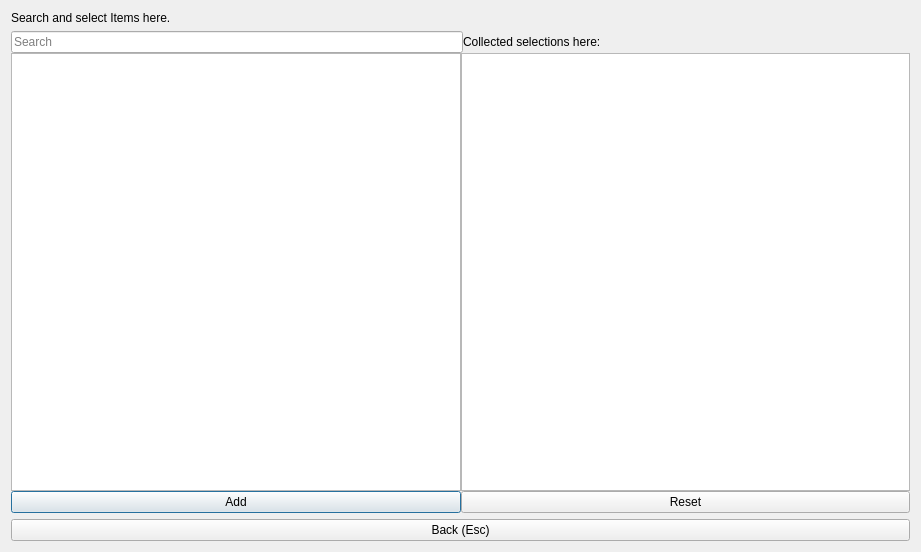
<?xml version="1.0" encoding="UTF-8"?>
<ui version="4.0">
 <class>configurator</class>
 <widget class="QDialog" name="configurator">
  <property name="geometry">
   <rect>
    <x>0</x>
    <y>0</y>
    <width>921</width>
    <height>552</height>
   </rect>
  </property>
  <property name="windowTitle">
   <string>Characteristics</string>
  </property>
  <property name="styleSheet">
   <string notr="true">QpushButton { margin: 0,0,0,25 px; }</string>
  </property>
  <layout class="QVBoxLayout" name="verticalLayout">
   <item>
    <layout class="QHBoxLayout" name="horizontalLayout">
     <item>
      <widget class="QLabel" name="label_options">
       <property name="text">
        <string>Search and select Items here.</string>
       </property>
      </widget>
     </item>
    </layout>
   </item>
   <item>
    <layout class="QHBoxLayout" name="horizontalLayout_3">
     <property name="spacing">
      <number>0</number>
     </property>
     <item>
      <layout class="QVBoxLayout" name="verticalLayout_2">
       <item>
        <layout class="QHBoxLayout" name="horizontalLayout_2">
         <item>
          <widget class="QLineEdit" name="lineEdit_search">
           <property name="sizePolicy">
            <sizepolicy hsizetype="Expanding" vsizetype="Fixed">
             <horstretch>1</horstretch>
             <verstretch>0</verstretch>
            </sizepolicy>
           </property>
           <property name="maximumSize">
            <size>
             <width>452</width>
             <height>16777215</height>
            </size>
           </property>
           <property name="baseSize">
            <size>
             <width>0</width>
             <height>0</height>
            </size>
           </property>
           <property name="placeholderText">
            <string>Search</string>
           </property>
          </widget>
         </item>
         <item>
          <widget class="QLabel" name="label_selection">
           <property name="text">
            <string>Collected selections here:</string>
           </property>
          </widget>
         </item>
         <item>
          <spacer name="horizontalSpacer">
           <property name="orientation">
            <enum>Qt::Horizontal</enum>
           </property>
           <property name="sizeHint" stdset="0">
            <size>
             <width>40</width>
             <height>20</height>
            </size>
           </property>
          </spacer>
         </item>
        </layout>
       </item>
       <item>
        <layout class="QHBoxLayout" name="horizontalLayout_4">
         <item>
          <layout class="QVBoxLayout" name="verticalLayout_4">
           <item>
            <widget class="QListWidget" name="listWidget_catagory">
             <property name="selectionMode">
              <enum>QAbstractItemView::MultiSelection</enum>
             </property>
            </widget>
           </item>
           <item>
            <widget class="QPushButton" name="pushButton_add">
             <property name="toolTip">
              <string>Add an item to the list</string>
             </property>
             <property name="text">
              <string>Add</string>
             </property>
            </widget>
           </item>
          </layout>
         </item>
         <item>
          <layout class="QVBoxLayout" name="verticalLayout_3">
           <item>
            <widget class="QListWidget" name="listWidget_options">
             <property name="sizePolicy">
              <sizepolicy hsizetype="Expanding" vsizetype="Expanding">
               <horstretch>0</horstretch>
               <verstretch>0</verstretch>
              </sizepolicy>
             </property>
             <property name="styleSheet">
              <string notr="true">QpushButton { margin-left: 25px; }</string>
             </property>
            </widget>
           </item>
           <item>
            <widget class="QPushButton" name="pushButton_reset">
             <property name="text">
              <string>Reset</string>
             </property>
            </widget>
           </item>
          </layout>
         </item>
        </layout>
       </item>
      </layout>
     </item>
    </layout>
   </item>
   <item>
    <widget class="QPushButton" name="pushButton_back">
     <property name="text">
      <string>Back (Esc)</string>
     </property>
    </widget>
   </item>
  </layout>
 </widget>
 <resources/>
 <connections/>
</ui>
